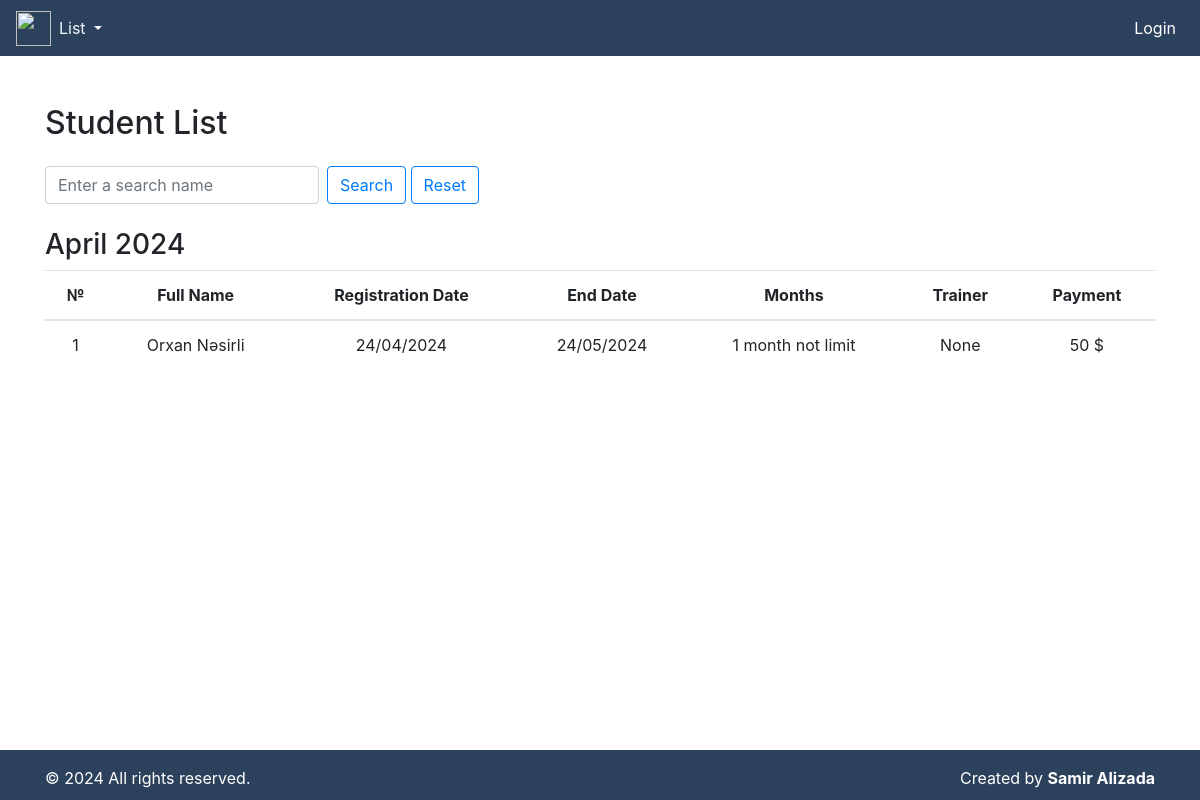
The app's page /, older data.
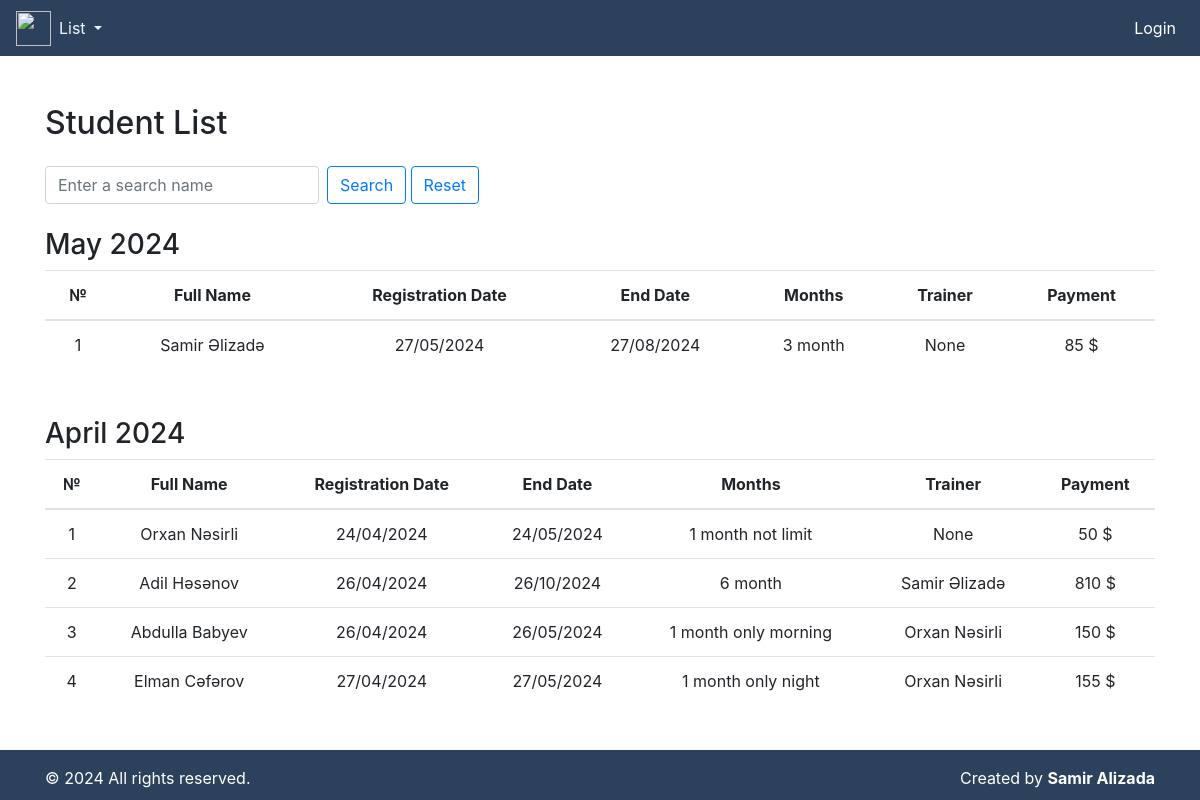
The same page, newer data.
### fitness/models.py (models this page shows, shortened)
class Student(models.Model):
    full_name = models.CharField(max_length=100)
    registration_date = models.DateField(default=timezone.now)
    months_duration = models.ForeignKey(MonthlyPricing, on_delete=models.CASCADE, null=True, blank=True)
    trainer = models.ForeignKey(Trainer, on_delete=models.CASCADE, null=True, blank=True)
    payment = models.IntegerField(default=0)
    end_date = models.DateField(null=True, blank=True)

class MonthlyPricing(models.Model):
    name = models.CharField(max_length=30, null=True)
    month = models.IntegerField()
    price = models.IntegerField()
    def __str__(self) -> str:
        return f"{self.name}"

class Trainer(models.Model):
    full_name = models.CharField(max_length=100)
    registration_date = models.DateField(default=timezone.now)
    monthly_fee = models.IntegerField()
    student_fee = models.IntegerField()
    def __str__(self) -> str:
        return f"{self.full_name}"

### fitness/views.py (the view)
# urls.py: path('', student_list, name='student_list'),
def student_list(request):
    today = date.today()
    query = request.GET.get('q')
    students = Student.objects.all()
    if query:
        students = students.filter(full_name__icontains=query)
    grouped_students_dict = {}
    for student in students:
        month_key = student.registration_date.strftime('%Y-%m')
        month_display = student.registration_date.strftime('%B %Y')
        if month_key not in grouped_students_dict:
            grouped_students_dict[month_key] = {
                'display': month_display,
                'students': []
            }
        grouped_students_dict[month_key]['students'].append(student)
    sorted_grouped_students_list = sorted(
        grouped_students_dict.items(),
        key=lambda x: x[0],
        reverse=True
    )
    sorted_grouped_students_dict = {
        item[1]['display']: item[1]['students']
        for item in sorted_grouped_students_list
    }
    return render(request, 'student_list.html', {'grouped_students': sorted_grouped_students_dict, 'today': today})

### templates/student_list.html (shortened to what this page needs)
{% include "index.html" %}
{% block content %}
<div class="container mt-5">
    <h2 class="mb-4">Student List</h2>
    <form method="GET" class="mb-3">
        <div class="form-inline mb-4">
            <input type="text" name="q" class="form-control mr-sm-2" placeholder="Enter a search name">
            <button class="btn btn-outline-primary my-2 my-sm-0" type="submit">Search</button>
            <a href="{% url 'student_list' %}"><button class="btn btn-outline-primary my-2 my-sm-0" type="submit">Reset</button>
            </a>
        </div>
    </form>
    {% for month, students in grouped_students.items %}
        <h3>{{ month }}</h3>
        <table class="table text-center mb-5">
            <thead>
                <tr>
                    <th scope="col">№</th>
                    <th scope="col">Full Name</th>
                    <th scope="col">Registration Date</th>
                    <th scope="col">End Date</th>
                    <th scope="col">Months</th>
                    <th scope="col">Trainer</th>
                    <th scope="col">Payment</th>
                </tr>
            </thead>
            <tbody>
                {% for student in students %}
                    <tr class="{% if student.end_date == today %}end-date-today{% elif student.end_date < today %}end-date-past{% endif %}">
                        <td>{{ forloop.counter }}</td>
                        <td>{{ student.full_name }}</td>
                        <td>{{ student.registration_date|date:"d/m/Y" }}</td>
                        <td>{{ student.end_date|date:"d/m/Y" }}</td>
                        <td>{{ student.months_duration }}</td>
                        <td>{{ student.trainer }}</td>
                        <td>{{ student.payment }} $</td>
                    </tr>
                {% endfor %}
            </tbody>
        </table>
    {% endfor %}
</div>
{% endblock content %}

Row changes from the older to the newer data that the page shows:
added Student: month "May 2024", full_name "Samir Əlizadə", registration_date "27/05/2024", end_date "27/08/2024", months_duration "3 month", trainer "None", payment "85"
added Student: full_name "Adil Həsənov", registration_date "26/04/2024", end_date "26/10/2024", months_duration "6 month", trainer "Samir Əlizadə", payment "810", shown under "April 2024"
added Student: full_name "Abdulla Babyev", registration_date "26/04/2024", end_date "26/05/2024", months_duration "1 month only morning", trainer "Orxan Nəsirli", payment "150", shown under "April 2024"
added Student: full_name "Elman Cəfərov", registration_date "27/04/2024", end_date "27/05/2024", months_duration "1 month only night", trainer "Orxan Nəsirli", payment "155", shown under "April 2024"
